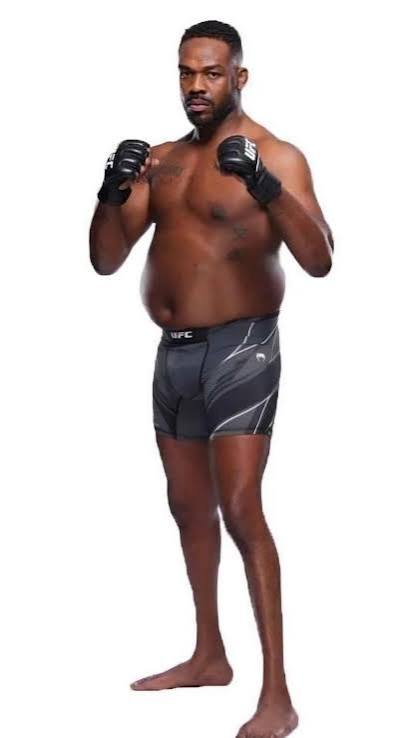
#> input picture reels/reyes-jones/assets/jones-standing.jpg, 414 x 738 px
$ python -i sweep.py   (imports and definitions only)
#> lines starting #> are read from the running program, lines starting #| are printed output that depends on the picture; after the words box and inside, x2 and y2 are one past the last pixel; in counts of white or black regions, pixels touching at a corner belong together
"""Cutout-sweep pause game renderer.

A fighter cutout sweeps left to right across a 1080x1920 frame. A dashed
outline shows where he needs to be. On exactly one frame per sweep the cutout
sits inside the outline: that is the "hit" frame, which swaps in a payoff
image and celebration text. Every other frame is a "miss" frame with taunts
that change every few frames, so wherever a viewer pauses they get a fresh joke.

The reel is rendered to PNG frames with Pillow, then encoded with ffmpeg. An
optional audio loop is time-stretched so one audio cycle equals one video loop.
"""
from __future__ import annotations

import math
import random
import shutil
import subprocess
import tempfile
from dataclasses import dataclass, field
from pathlib import Path

from PIL import Image, ImageChops, ImageDraw, ImageEnhance, ImageFilter, ImageFont

W, H = 1080, 1920
FPS = 30
REPO = Path(__file__).resolve().parent.parent
FONT_DIR = REPO / "assets" / "fonts"

# Instagram Reels safe zone on 1080x1920 (clear of top bar, caption, action rail).
SAFE_ZONE = (60, 250, 940, 1470)


# --------------------------------------------------------------------------- fonts
# [24 lines left out: function font, not called in this run]


# --------------------------------------------------------------------------- images
def load_cutout(path: Path, white_key: bool | None = None) -> Image.Image:
    """Load an image as RGBA. JPEG/RGB images on a white background get the
    background keyed out (flood fill from the border, so white inside the
    fighter, like gloves or logos, is kept)."""
    im = Image.open(path)
#> im is the input picture: PIL image 414x738 RGB; mean R, G, B 213.9, 205.6, 204.6
    if im.mode == "RGBA" and white_key is not True:
        return im
    im = im.convert("RGB")
    near_white = im.convert("L").point(lambda v: 255 if v > 232 else 0)
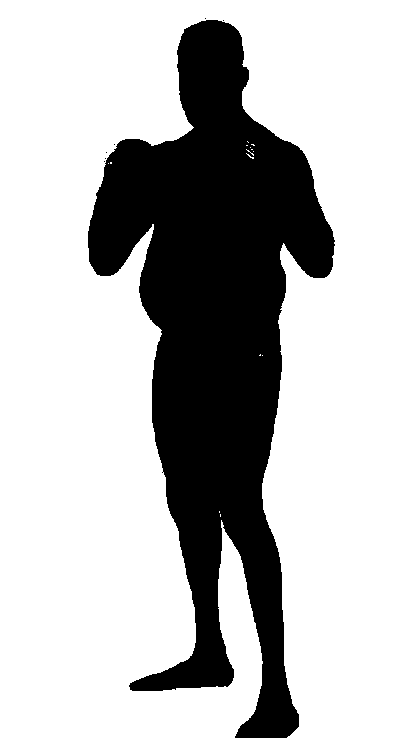
#> near_white: PIL image 414x738 L; 73.7% white; 7 black regions (6 under 20 px), largest, box (x1, y1, x2, y2) and area: (88, 20, 335, 738) 80456
    mask = near_white.copy()
    w, h = mask.size
#> w = 414; h = 738
    for x in range(0, w, 8):
        for y in (0, h - 1):
            if mask.getpixel((x, y)) == 255:
                ImageDraw.floodfill(mask, (x, y), 128)
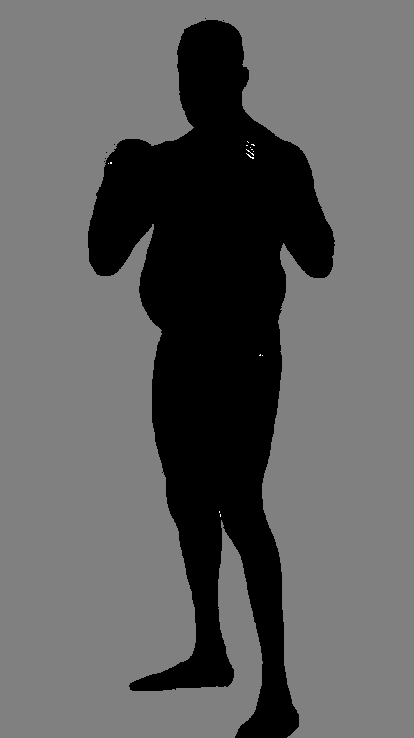
#> mask: PIL image 414x738 L; min 0, max 255, mean 94.3
    for y in range(0, h, 8):
        for x in (0, w - 1):
            if mask.getpixel((x, y)) == 255:
                ImageDraw.floodfill(mask, (x, y), 128)
    alpha = mask.point(lambda v: 0 if v == 128 else 255)
#> alpha: PIL image 414x738 L; 26.4% white; 7 white regions (6 under 20 px), largest, box (x1, y1, x2, y2) and area: (88, 20, 335, 738) 80507
    alpha = alpha.filter(ImageFilter.MinFilter(3)).filter(ImageFilter.GaussianBlur(1))
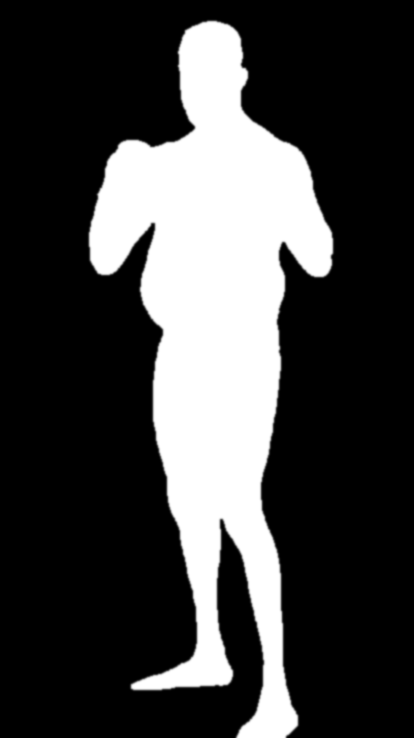
#> alpha: PIL image 414x738 L; min 0, max 255, mean 64.8
    out = im.convert("RGBA")
    out.putalpha(alpha)
    return out.crop(out.getbbox())
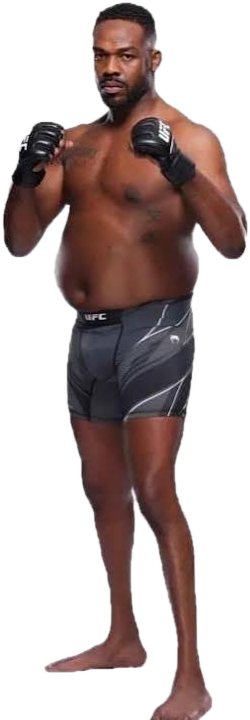
#> returned value: PIL image 250x720 RGBA; mean R, G, B, A 185.2, 171.1, 169.4, 110; transparent parts drawn white


# [7 lines left out: function cover, not called in this run]


def scaled(im: Image.Image, scale: float) -> Image.Image:
    return im.resize((round(im.width * scale), round(im.height * scale)), Image.LANCZOS)


# [110 lines left out: functions fist_point, text_block, fit, wrap, dashed_outline, speech_bubble and 3 more, not called in this run]


# --------------------------------------------------------------------------- config
@dataclass
class SweepReel:
    background: Path
    mover: Path              # cutout that sweeps (Reyes mid-punch)
    target: Path             # standing opponent (Jones)
    hit_image: Path          # payoff photo shown on the hit frame
    headline: list[str]      # two lines: [white line, coloured line]
    out: Path

    frames_per_sweep: int = 20
    duration: float = 6.0
    hit_index: int | None = None     # frame within each sweep that lines up (default ~40%)

    # layout ("big" layout Joe picked: fighters large, Reyes fully in frame from the left)
    mover_scale: float = 0.60
    target_height: int = 860
    target_x: int = 812              # left edge of the standing opponent
    ground_y: int = 1800             # bottom of the opponent's feet
    outline_left: int = 20           # left edge of the outline / lined-up mover
    headline_y: int = 250

    # look
    contrast: bool = False           # darker background + yellow/cyan headline
    headline_colors: tuple = ((255, 255, 255), (238, 58, 58))
    contrast_colors: tuple = ((255, 228, 40), (40, 230, 255))

    # copy
    taunts: list[str] = field(default_factory=list)
    trash_talk: list[str] = field(default_factory=list)
    scribbles: list[str] = field(default_factory=lambda: ["THIEF", "ROBBED"])
    hit_lines: list[str] = field(default_factory=lambda: ["ROBBERY STOPPED!"])
    hit_sub: str = ""
    hit_stamp: str = "CAUGHT"
    target_hint: str = "HE GOES HERE"
    change_every: int = 4            # frames between taunt changes

    audio_loop: Path | None = None   # one seamless cycle (wav)
    seed: int = 7


# --------------------------------------------------------------------------- render
# [142 lines left out: functions render, encode, still, not called in this run]

>>> result = load_cutout('../reels/reyes-jones/assets/jones-standing.jpg')

$ run again, on reels/reyes-jones/assets/reyes-punch.png
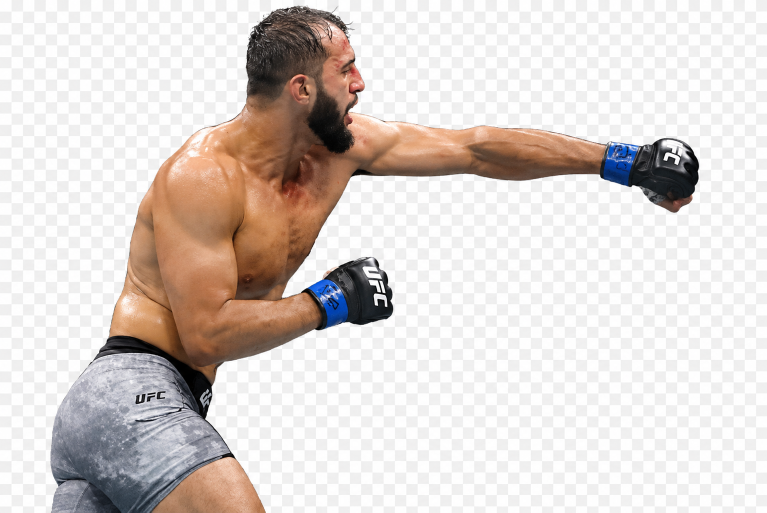
#> input picture reels/reyes-jones/assets/reyes-punch.png, 1534 x 1025 px (shown at 1/2 size)
#> in load_cutout, im is the input picture: PIL image 1534x1025 RGB; mean R, G, B 220, 212.1, 208.1
#> near_white: PIL image 1534x1025 L; 74% white; 68 black regions (67 under 20 px), largest, box (x1, y1, x2, y2) and area: (100, 9, 1399, 1025) 408175
#> after the loop in load_cutout, `for x in range(0, w, 8):`:
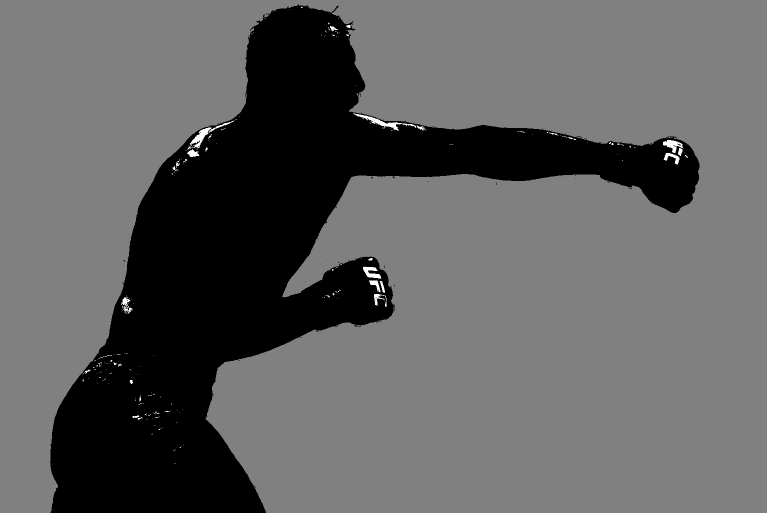
#> mask: PIL image 1534x1025 L (shown at 1/2 size); min 0, max 255, mean 95.2
#> in load_cutout, `return out.crop(out.getbbox())`:
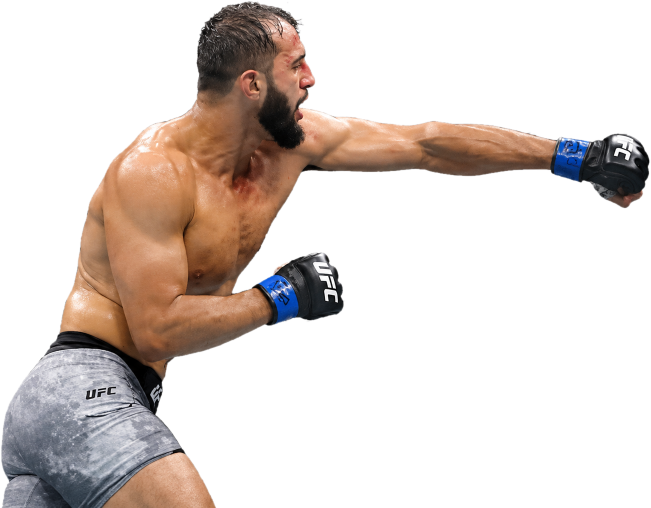
#> returned value: PIL image 1302x1016 RGBA (shown at 1/2 size); mean R, G, B, A 215, 205.6, 200.9, 78.6; transparent parts drawn white
